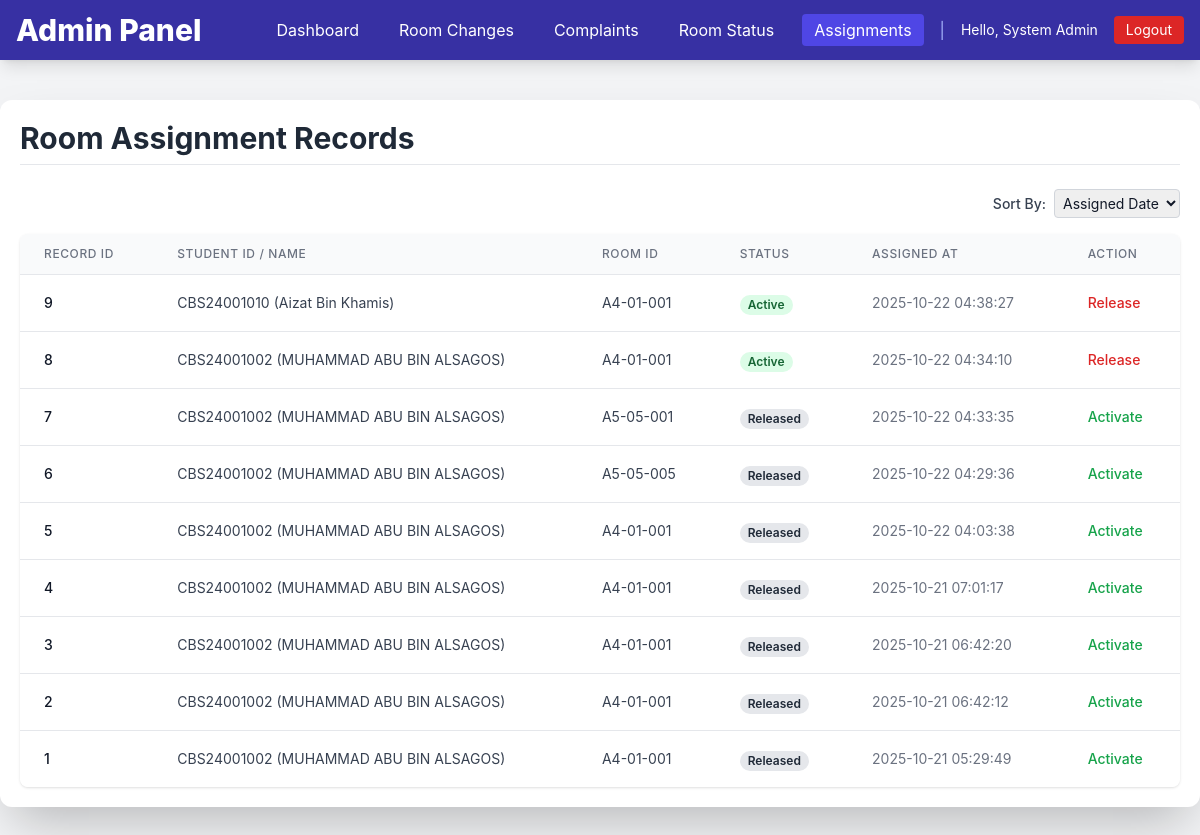
Before: /admin_assignment_records.php (signed in) with the older database file.
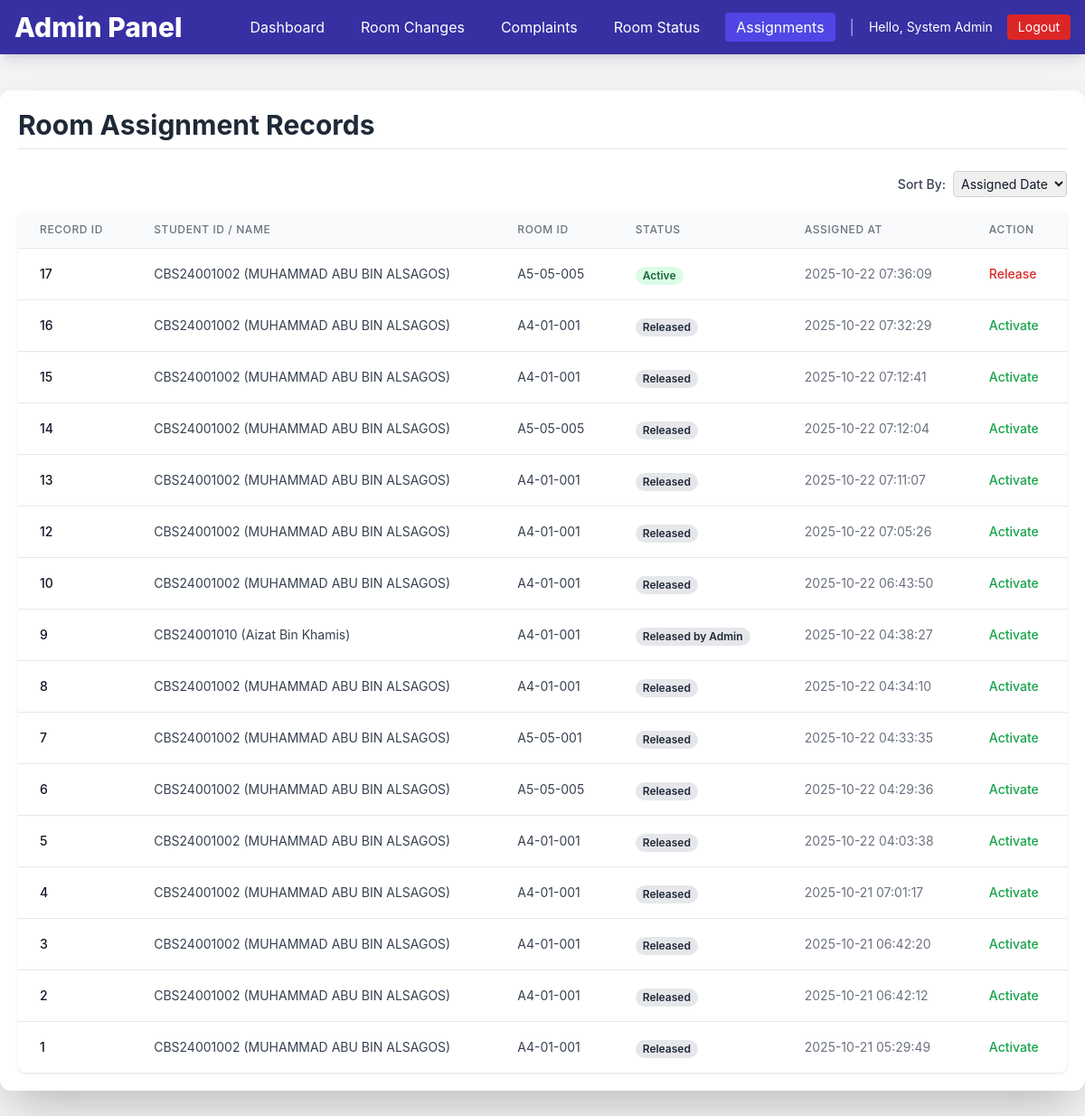
After: the same page with the newer database file.
### tables this page shows
CREATE TABLE `student_rooms` (
  `sr_id` int(11) NOT NULL,
  `student_id` varchar(50) NOT NULL,
  `room_identifier` varchar(20) NOT NULL,
  `semester` varchar(50) DEFAULT NULL,
  `status` varchar(50) DEFAULT 'Active',
  `assigned_at` timestamp NOT NULL DEFAULT current_timestamp(),
  `released_at` timestamp NULL DEFAULT NULL
);

CREATE TABLE `users` (
  `student_id` varchar(50) NOT NULL,
  `full_name` varchar(200) NOT NULL,
  `email` varchar(255) NOT NULL,
  `phone` varchar(30) DEFAULT NULL,
  `password` varchar(255) NOT NULL,
  `role` varchar(20) NOT NULL,
  `gender` varchar(10) DEFAULT NULL,
  `created_at` timestamp NOT NULL DEFAULT current_timestamp(),
  `updated_at` timestamp NOT NULL DEFAULT current_timestamp() ON UPDATE current_timestamp()
);

### conn.php (called while the page is built, shortened)
<?php
$host = 'localhost';
$user = 'root';
$pass = '';
$dbname = 'hostel';
$conn = new mysqli($host, $user, $pass, $dbname);
function getRoomRegisterRecords($sort_by = 'assigned_at') {
    global $conn;
    $allowed_columns = ['sr_id', 'student_id', 'room_identifier', 'semester', 'assignment_status', 'assigned_at', 'released_at'];
    $order_column = in_array($sort_by, $allowed_columns) ? $sort_by : 'assigned_at';
    $order_direction = 'DESC';
    $query = "SELECT sr.sr_id, sr.student_id, sr.room_identifier, sr.semester, sr.status as assignment_status, sr.assigned_at, sr.released_at, u.full_name
              FROM student_rooms sr
              JOIN users u ON sr.student_id = u.student_id
              ORDER BY $order_column $order_direction";
    $result = $conn->query($query);
    $data = [];
    if ($result) {
        while ($row = $result->fetch_assoc()) {
            $data[] = $row;
        }
    }
    return $data;
}
?>

### admin_assignment_records.php (the view, shortened to what the changed rows need)
<?php
require_once 'conn.php';
$sort_by = $_GET['sort'] ?? 'assigned_at';
$register_records = getRoomRegisterRecords($sort_by);
?>
<!DOCTYPE html>
<html lang="en">
<head>
    <script src="https://cdn.tailwindcss.com"></script>
</head>
<body class="bg-gray-100 text-gray-900 m-0 p-0">
    <?php include 'admin_nav.php';  ?>
    <div class="max-w-7xl mx-auto my-10 p-5 bg-white rounded-xl shadow-2xl">
        <h2 class="text-3xl font-bold text-gray-800 mb-6 border-b pb-2">Room Assignment Records</h2>
        <div class="overflow-x-auto bg-white rounded-lg shadow">
            <table class="min-w-full divide-y divide-gray-200">
                <thead class="bg-gray-50">
                    <tr>
                        <th class="px-6 py-3 text-left text-xs font-medium text-gray-500 uppercase tracking-wider">Record ID</th>
                        <th class="px-6 py-3 text-left text-xs font-medium text-gray-500 uppercase tracking-wider">Student ID / Name</th>
                        <th class="px-6 py-3 text-left text-xs font-medium text-gray-500 uppercase tracking-wider">Room ID</th>
                        <th class="px-6 py-3 text-left text-xs font-medium text-gray-500 uppercase tracking-wider">Status</th>
                        <th class="px-6 py-3 text-left text-xs font-medium text-gray-500 uppercase tracking-wider">Assigned At</th>
                        <th class="px-6 py-3 text-left text-xs font-medium text-gray-500 uppercase tracking-wider">Action</th>
                    </tr>
                </thead>
                <tbody class="bg-white divide-y divide-gray-200">
                    <?php foreach ($register_records as $record): ?>
                        <tr>
                            <td class="px-6 py-4 whitespace-nowrap text-sm font-medium text-gray-900"><?php echo htmlspecialchars($record['sr_id']); ?></td>
                            <td class="px-6 py-4 whitespace-nowrap text-sm text-gray-700">
                                <?php echo htmlspecialchars($record['student_id']); ?> (<?php echo htmlspecialchars($record['full_name']); ?>)
                            </td>
                            <td class="px-6 py-4 whitespace-nowrap text-sm text-gray-700"><?php echo htmlspecialchars($record['room_identifier']); ?></td>
                            <td class="px-6 py-4 whitespace-nowrap">
                                <span class="px-2 inline-flex text-xs leading-5 font-semibold rounded-full
                                    <?php
                                        if ($record['assignment_status'] === 'Active') echo 'bg-green-100 text-green-800';
                                        elseif (strpos($record['assignment_status'], 'Released') !== false) echo 'bg-gray-200 text-gray-800';
                                        else echo 'bg-yellow-100 text-yellow-800';
                                    ?>">
                                    <?php echo htmlspecialchars($record['assignment_status']); ?>
                                </span>
                            </td>
                            <td class="px-6 py-4 whitespace-nowrap text-sm text-gray-500"><?php echo htmlspecialchars($record['assigned_at']); ?></td>
                            <td class="px-6 py-4 whitespace-nowrap text-sm font-medium">
                                <?php if ($record['assignment_status'] === 'Active'): ?>
                                    <a href="admin_assignment_records.php?action=release&sr_id=<?php echo $record['sr_id']; ?>"
                                       onclick="return confirm('Confirm RELEASE Student <?php echo $record['student_id']; ?> from Room <?php echo $record['room_identifier']; ?>?')"
                                       class="text-red-600 hover:text-red-900 font-medium">Release</a>
                                <?php else: ?>
                                    <a href="admin_assignment_records.php?action=activate&sr_id=<?php echo $record['sr_id']; ?>"
                                       onclick="return confirm('Confirm ACTIVATE this assignment for Student <?php echo $record['student_id']; ?>? NOTE: This does NOT check room availability.')"
                                       class="text-green-600 hover:text-green-900 font-medium">Activate</a>
                                <?php endif; ?>
                            </td>
                        </tr>
                    <?php endforeach; ?>
                </tbody>
            </table>
        </div>
    </div>
</body>
</html>

Changed rows visible on the page:
added student_rooms: sr_id "17", student "CBS24001002", student.full_name "MUHAMMAD ABU BIN ALSAGOS", room_identifier "A5-05-005", status "Active", assigned_at "2025-10-22 07:36:09"
added student_rooms: sr_id "16", student "CBS24001002", student.full_name "MUHAMMAD ABU BIN ALSAGOS", room_identifier "A4-01-001", status "Released", assigned_at "2025-10-22 07:32:29"
added student_rooms: sr_id "15", student "CBS24001002", student.full_name "MUHAMMAD ABU BIN ALSAGOS", room_identifier "A4-01-001", status "Released", assigned_at "2025-10-22 07:12:41"
added student_rooms: sr_id "14", student "CBS24001002", student.full_name "MUHAMMAD ABU BIN ALSAGOS", room_identifier "A5-05-005", status "Released", assigned_at "2025-10-22 07:12:04"
added student_rooms: sr_id "13", student "CBS24001002", student.full_name "MUHAMMAD ABU BIN ALSAGOS", room_identifier "A4-01-001", status "Released", assigned_at "2025-10-22 07:11:07"
added student_rooms: sr_id "12", student "CBS24001002", student.full_name "MUHAMMAD ABU BIN ALSAGOS", room_identifier "A4-01-001", status "Released", assigned_at "2025-10-22 07:05:26"
added student_rooms: sr_id "10", student "CBS24001002", student.full_name "MUHAMMAD ABU BIN ALSAGOS", room_identifier "A4-01-001", status "Released", assigned_at "2025-10-22 06:43:50"
changed student_rooms "CBS24001010": status "Active" → "Released by Admin"; status "Release" → "Activate"
changed student_rooms id 8: status "Active" → "Released"; status "Release" → "Activate"
